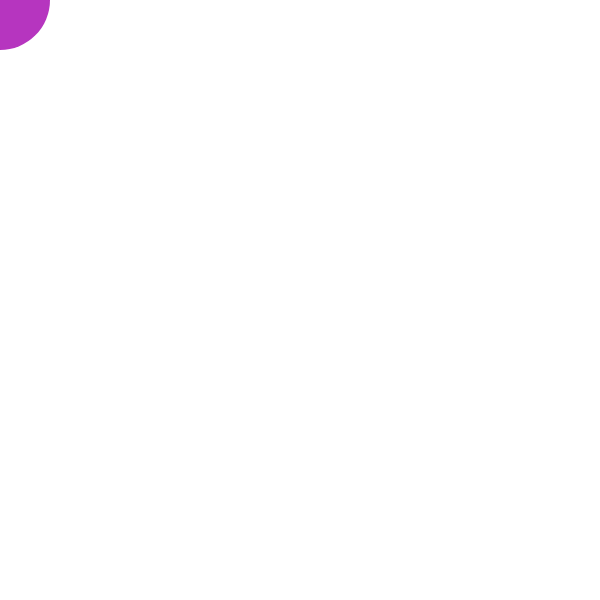
Frame 1 (no input)
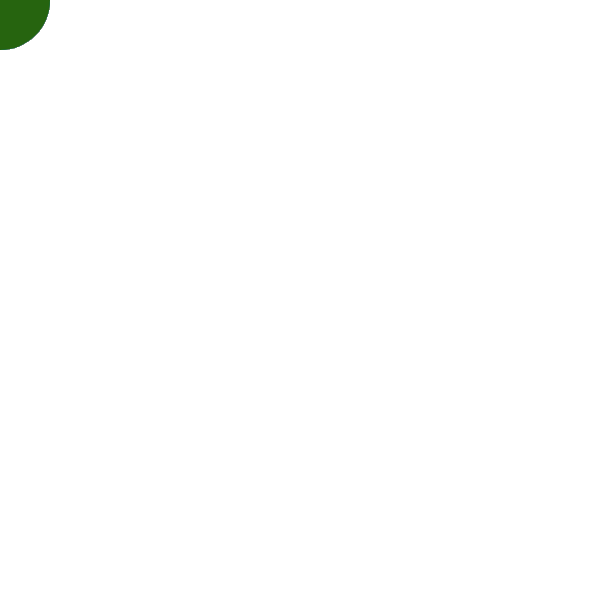
Frame 60 (no input)
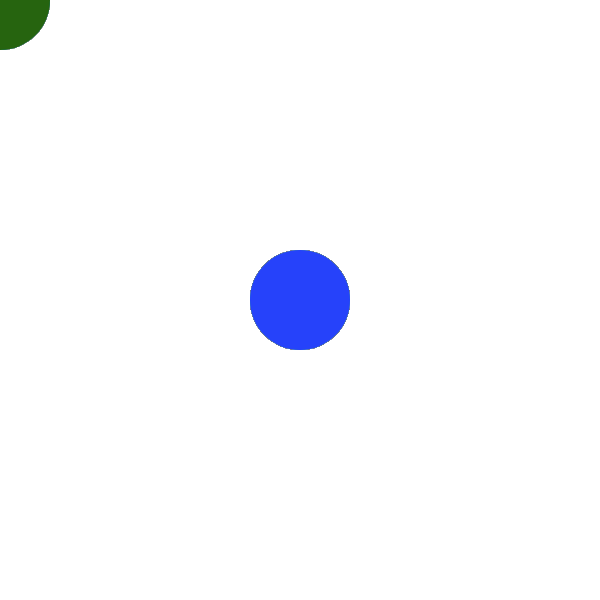
Frame 120 (the mouse pressed at the canvas centre since frame 60)

The p5.js sketch that drew these frames (run headless with seeded random() and noise() and a simulated clock; from frame 60 on, the mouse is pressed at the canvas centre):

// p5.js sketch
// ── sketch.js
// Reference
// https://p5js.org/reference/

// Tutorials
// https://p5js.org/tutorials/

// Examples
// http://p5js.org/examples/

// @adalberth - Stupid Studio - 2016

function setup() {
  background(0)
  createCanvas(600,600)
}

function draw() {
  noStroke()
  fill(random(255), random(255), random(255))
  ellipse(mouseX, mouseY, 100, 100)
}
